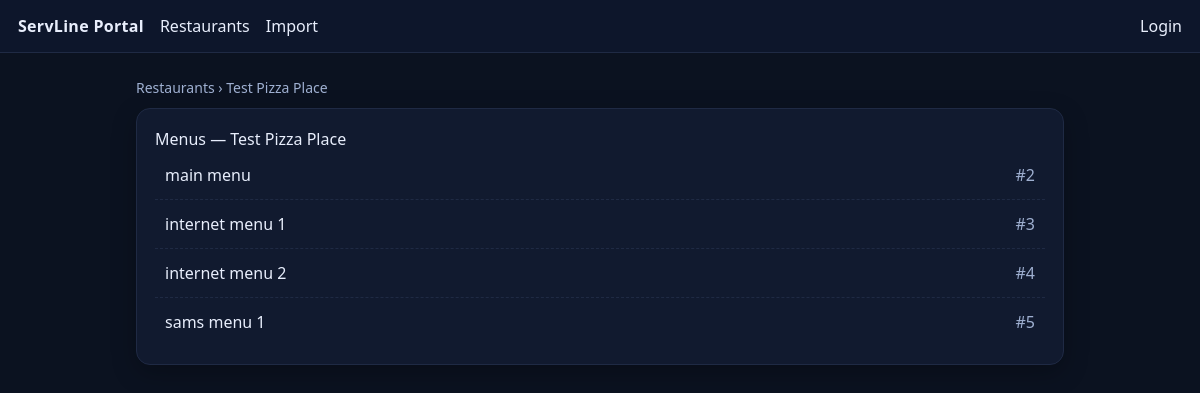
/restaurants/2/menus, run on the app's committed database.
### tables this page shows
CREATE TABLE restaurants (
  id INTEGER PRIMARY KEY AUTOINCREMENT,
  name TEXT NOT NULL,
  phone TEXT,
  address TEXT,
  active INTEGER NOT NULL DEFAULT 1,
  created_at TEXT NOT NULL DEFAULT (datetime('now'))
);

CREATE TABLE menus (
  id INTEGER PRIMARY KEY AUTOINCREMENT,
  restaurant_id INTEGER NOT NULL,
  name TEXT NOT NULL,
  active INTEGER NOT NULL DEFAULT 1,
  created_at TEXT NOT NULL DEFAULT (datetime('now')),
  FOREIGN KEY (restaurant_id) REFERENCES restaurants(id) ON DELETE CASCADE
);

### portal/app.py (the view)
@app.get("/restaurants/<int:rest_id>/menus")
def menus_page(rest_id):
    with db_connect() as conn:
        rest = conn.execute(
            "SELECT * FROM restaurants WHERE id=?", (rest_id,)
        ).fetchone()
        menus = conn.execute(
            "SELECT * FROM menus WHERE restaurant_id=? AND active=1 ORDER BY id", (rest_id,)
        ).fetchall()
    if not rest:
        abort(404)
    return render_template("menus.html", restaurant=rest, menus=menus)

### portal/app.py (called while the page is built)
def db_connect():
    conn = sqlite3.connect(DB_PATH)
    conn.row_factory = sqlite3.Row
    return conn

### portal/templates/menus.html (shortened to what this page needs)
{% extends "base.html" %}
{% block content %}
  <p class="crumbs"><a href="/restaurants">Restaurants</a> › {{ restaurant.name }}</p>
  <div class="card">
    <h1>Menus — {{ restaurant.name }}</h1>
    <ul class="list">
      {% for m in menus %}
        <li class="row">
          <div><a href="/menus/{{ m.id }}/items">{{ m.name }}</a></div>
          <div class="muted">#{{ m.id }}</div>
        </li>
      {% endfor %}
    </ul>
  </div>
{% endblock %}

### portal/templates/base.html (style rules this page uses)
:root { --bg:#0b1220; --panel:#111a2f; --ink:#e8eefc; --muted:#9fb0d1; --line:#1f2a44; }
* { box-sizing: border-box; }
html,body { height:100%; margin:0; font-family:system-ui,-apple-system,Segoe UI,Roboto,Helvetica,Arial,sans-serif; background:var(--bg); color:var(--ink); }
a { color:#b7cdfb; text-decoration:none; }
.card { background:var(--panel); border:1px solid var(--line); border-radius:14px; padding:18px; box-shadow:0 8px 24px rgba(0,0,0,.25); }
.list { margin:0; padding:0; list-style:none; }
.row { display:flex; align-items:center; justify-content:space-between; padding:12px 10px; border-bottom:1px dashed var(--line); }
.row:last-child { border-bottom:none; }
.crumbs { color:var(--muted); margin:0 0 10px; font-size:14px; }
h1,h2 { margin:0 0 10px; }
.muted { color:var(--muted); }

### data on the page
restaurants: name "Test Pizza Place"
menus: name "main menu", id "2"
menus: name "internet menu 1", id "3"
menus: name "internet menu 2", id "4"
menus: name "sams menu 1", id "5"
